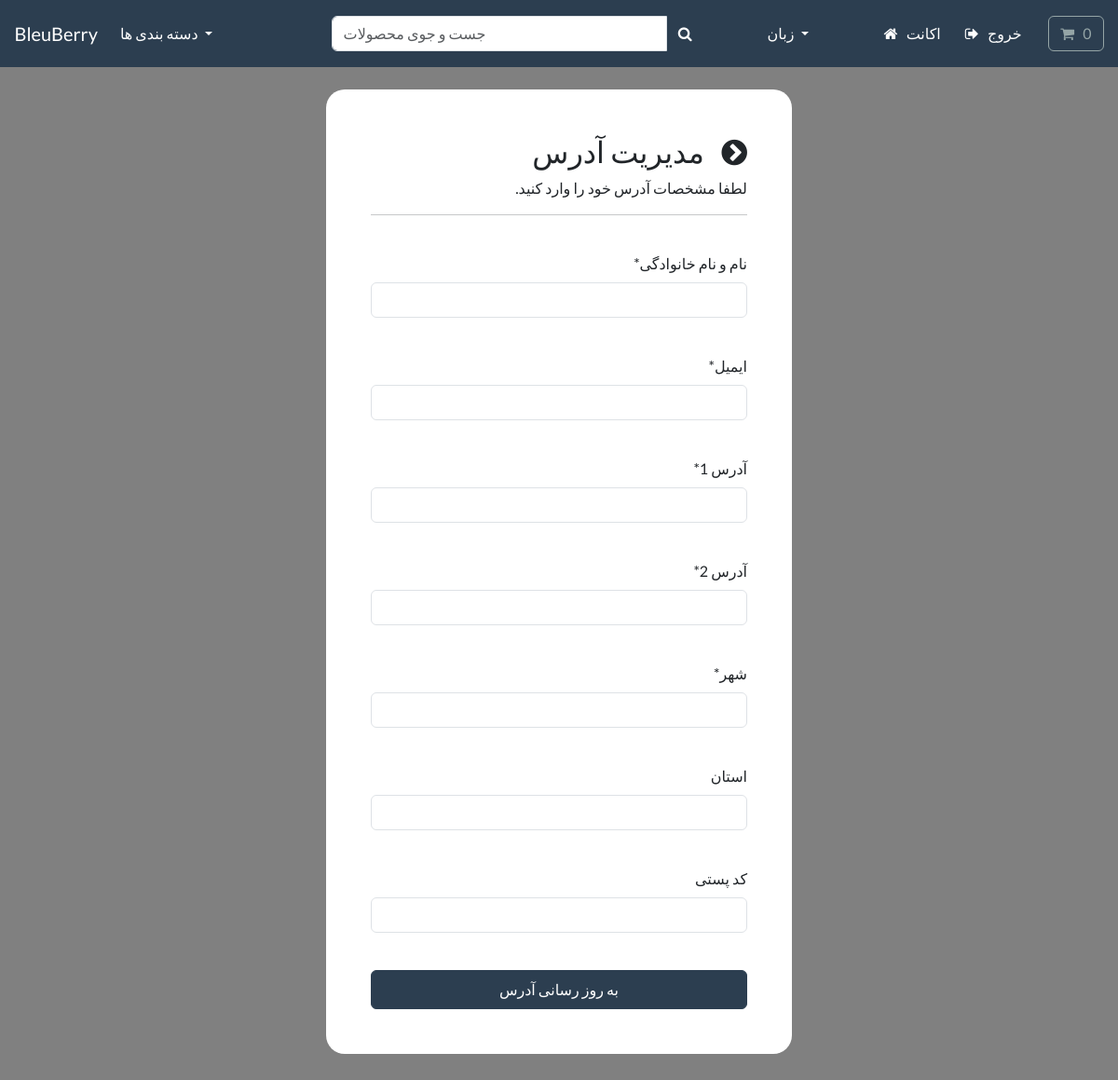
Page /fa/account/shipping-management (signed in) on the earlier database version.
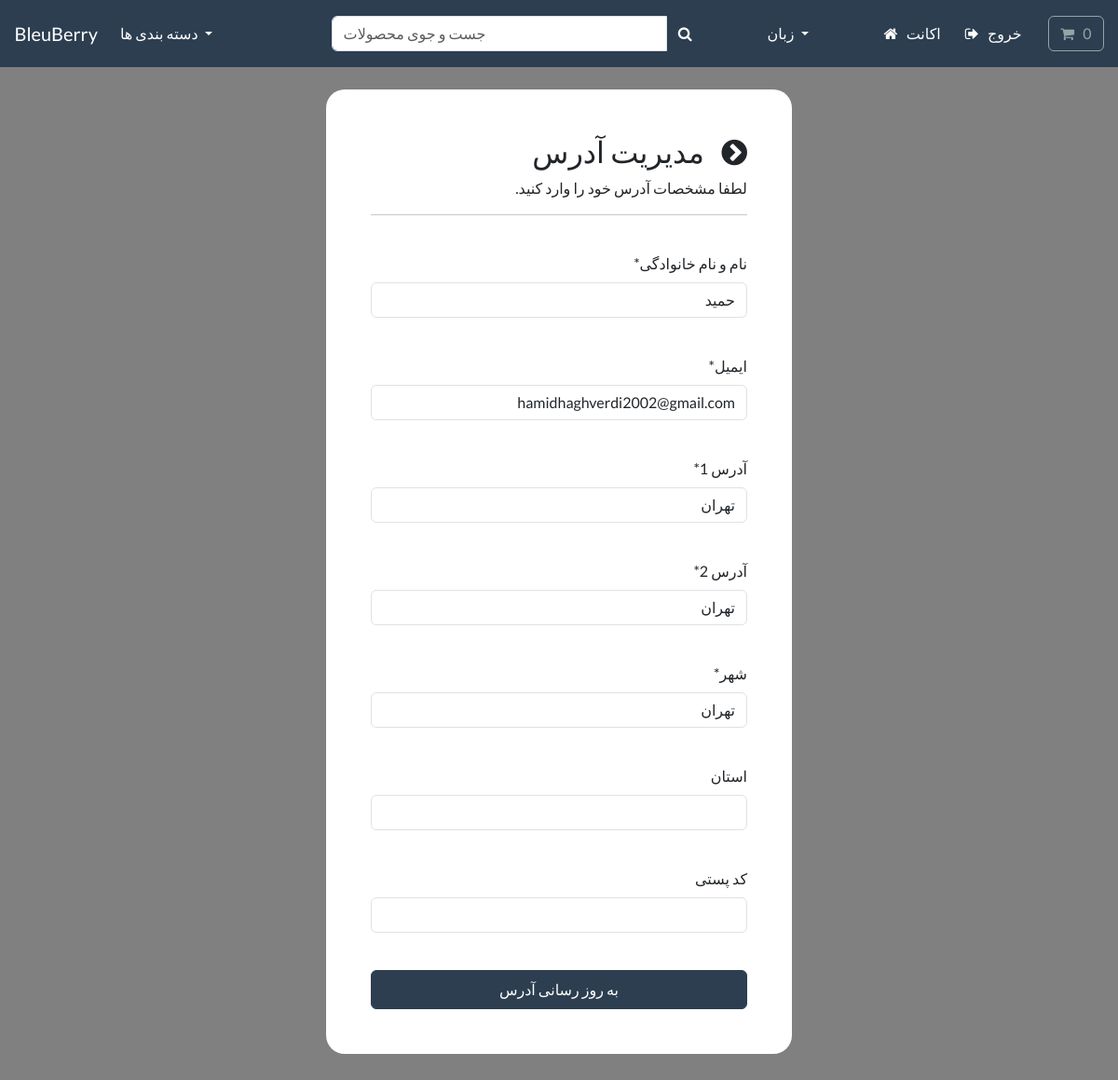
Same page on the later database version.
### payment/models.py (models this page shows, shortened)
class ShippingAddress(models.Model):
    full_name = models.CharField(_("full_name"), max_length=300)
    email = models.EmailField(_("email"), max_length=255)
    address1 = models.CharField(_("address1"), max_length=300)
    address2 = models.CharField(_("address2"), max_length=300)
    city = models.CharField(_("city"), max_length=255)
    state = models.CharField(_("state"), max_length=255, null=True, blank=True)
    zipcode = models.CharField(_("zipcode"), max_length=255, null=True, blank=True)
    user = models.ForeignKey(User, on_delete=models.CASCADE, verbose_name=_("user"))
    class Meta:
        verbose_name_plural = _('Shipping Address')
        verbose_name = _('Shipping Address')

### account/views.py (the view, shortened to what this page needs)
# urls.py: path('shipping-management', views.manage_shipping, name='shipping-management'),
@login_required(login_url='my-login')
def manage_shipping(request):
    try:
        shipping = ShippingAddress.objects.get(user=request.user.id)
    except ShippingAddress.DoesNotExist:
        shipping = None
    form = ShippingForm(instance=shipping)
    context = {'form':form}
    return render(request, 'account/manage-shipping.html', context=context)

### payment/forms.py
class ShippingForm(forms.ModelForm):
    class Meta:
        model = ShippingAddress
        fields = ['full_name', 'email', 'address1', 'address2', 'city', 'state', 'zipcode']
        exclude = ['user',]

### cart/cart.py (called while the page is built)
    def __len__(self):
        return sum(item['qty'] for item in self.cart.values())

### cart/context_processors.py (called while the page is built)
def cart(request):
    return {'cart': Cart(request)}

### store/models.py (called while the page is built)
    def get_absolute_url(self):
        return reverse('list-category', args=[self.slug])

### store/views.py (called while the page is built)
def categories(request):
    all_categories = Category.objects.all()
    return {'all_categories': all_categories}

### account/templates/account/manage-shipping.html (shortened to what this page needs)
{% include "store/base.html" %}
{% load static %}
{% load i18n %}
{% load crispy_forms_tags %}
{% block content %}
    <body>
        <br>
        <div class="container bg-white shadow-md p-5 form-layout" dir="auto">
            <h3> <i class="fa fa-chevron-circle-right" aria-hidden="true"></i> &nbsp; {% trans 'Manage shipping' %} </h3>
            <p> {% trans 'Please fill in your shipping address.' %} </p>
            <hr>
            <br>
            <form method="POST" autocomplete="off">
                {{form.full_name|as_crispy_field}}
                <br>
                {{form.email|as_crispy_field}}
                <br>
                {{form.address1|as_crispy_field}}
                <br>
                {{form.address2|as_crispy_field}}
                <br>
                {{form.city|as_crispy_field}}
                <br>
                {{form.state|as_crispy_field}}
                <br>
                {{form.zipcode|as_crispy_field}}
                <br>
                <button type="submit" class="btn btn-primary navbar-btn text-white w-100 p-2"> {% trans 'Update shipping address' %} </button>
            </form>
        </div>
    </body>
{% endblock %}

Differences in the rows shown:
added ShippingAddress: full_name "حمید", email "hamidhaghverdi2002@gmail.com", address1 "تهران", address2 "تهران", city "تهران"
